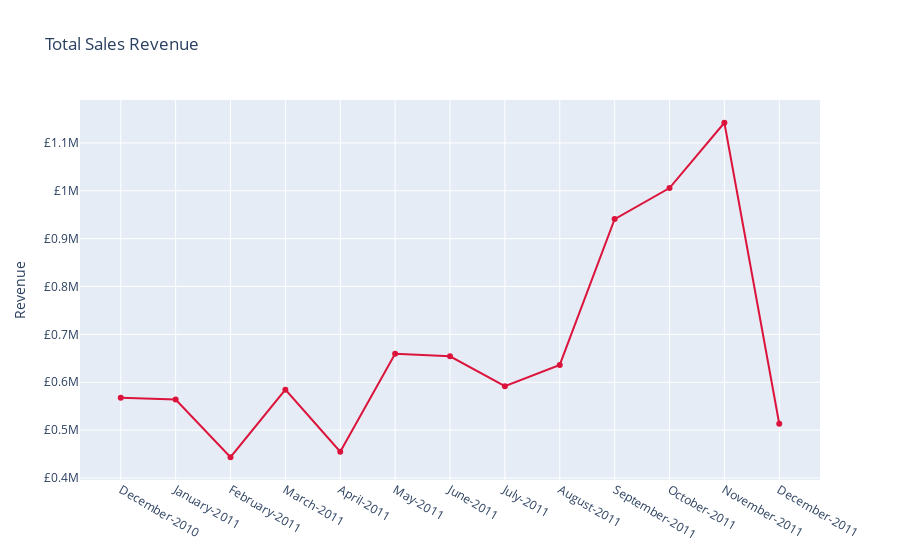

Notebook cell for this chart:
### Markdown cell above
What is the total revenue for the available period?

### Code cell
total_revenue = Sales.groupby('Date', as_index=False)['Revenue'].sum().round(2)
order_list = ["05","09","01","13","03","02","08","07","04","06","12","11","10"]
total_revenue['Order'] = order_list
total_revenue.sort_values(by='Order', inplace=True)
total_revenue.reset_index(drop=True, inplace=True)
total_revenue.drop('Order', axis=1, inplace=True)

fig = go.Figure()
fig.add_traces(go.Scatter(x=total_revenue.Date,y=total_revenue.Revenue,line=dict(color='crimson')))
fig.update_traces(name='Revenue')
fig.update_layout(title='Total Sales Revenue')
fig.update_xaxes(tickangle=TICKANGLE)
fig.update_yaxes(tickprefix=CURRENCY, title='Revenue')

fig.show()

total_revenue

### Figure 1 — Plotly figure (JSON) as saved in the notebook; plotly's stock layout.template omitted (floating-point values rounded to 4 significant figures)
{"data": [{"line": {"color": "crimson"}, "name": "Revenue", "type": "scatter", "x": ["December-2010", "January-2011", "February-2011", "March-2011", "April-2011", "May-2011", "June-2011", "July-2011", "August-2011", "September-2011", "October-2011", "November-2011", "December-2011"], "y": [567500.0, 564000.0, 443300.0, 584600.0, 455000.0, 659600.0, 654200.0, 591900.0, 636300.0, 940900.0, 1006000.0, 1142000.0, 513200.0]}], "layout": {"title": {"text": "Total Sales Revenue"}, "xaxis": {"tickangle": 30}, "yaxis": {"tickprefix": "£", "title": {"text": "Revenue"}}}}
